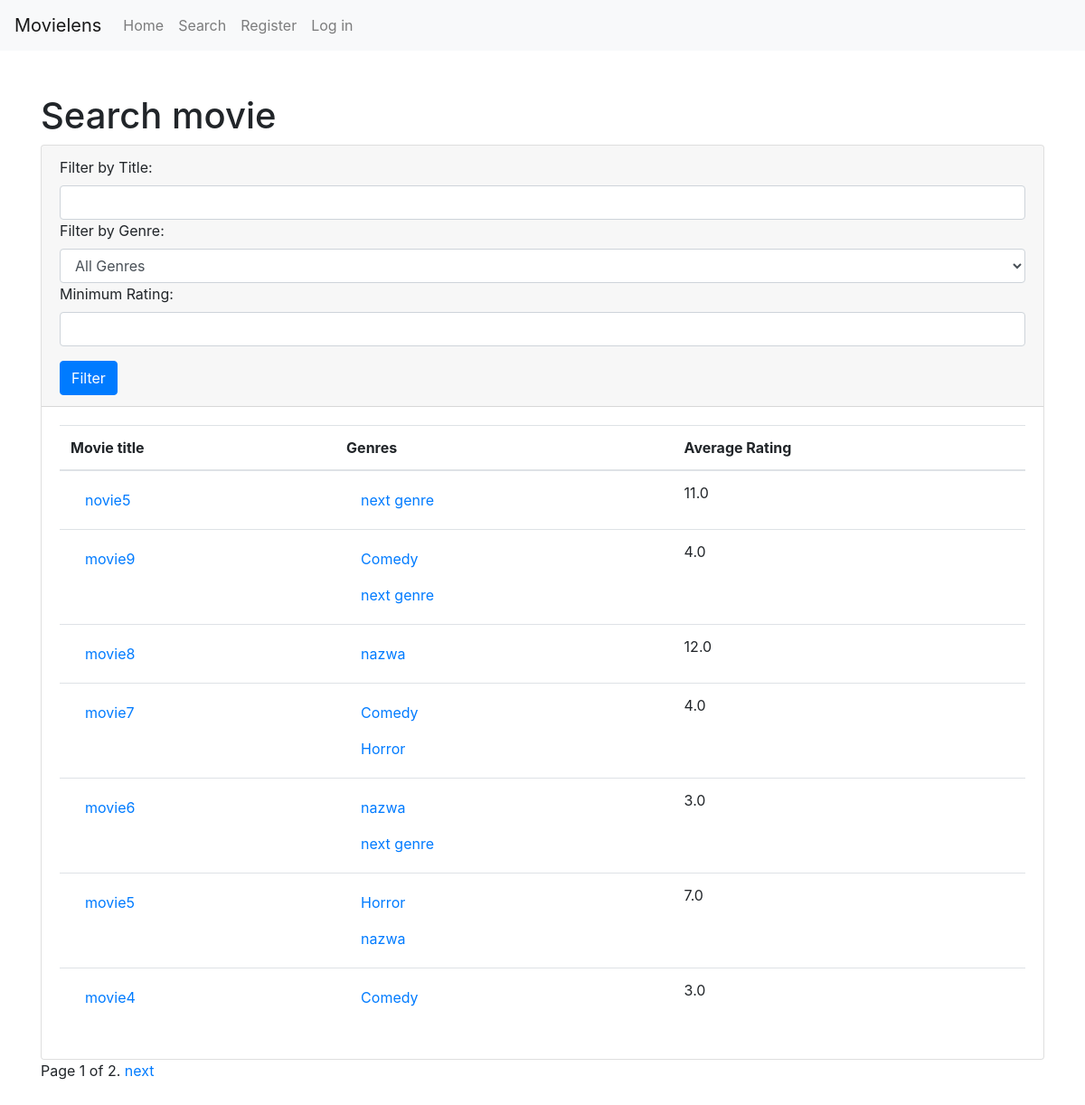
The app's page /search/ with its own data.
### userview/models.py (models this page shows, shortened)
class Movie(models.Model):
    title = models.CharField(max_length=1000)
    year = models.IntegerField(null=True)
    director = models.CharField(max_length=500, null=True)
    imdbLink= models.CharField(max_length=1000, null=True)
    description= models.CharField(max_length=1000,null=True)
    genres = models.ManyToManyField(Genre)
    image = models.ForeignKey(Image, on_delete=models.PROTECT, null=True)

class Genre(models.Model):
    name = models.CharField(max_length=300)

### userview/views.py (the view)
# urls.py: path('search/',views.SearchView.as_view(),name='search')
class SearchView(generic.ListView):
    template_name = 'userview/search.html'
    context_object_name = 'movies'
    paginate_by = 7
    def get_queryset(self):
        queryset = Movie.objects.order_by('-title').annotate(average_rating=Avg('rating__value'))
        genre_filter = self.request.GET.get('genre')
        title_filter = self.request.GET.get('title')
        rating_filter = self.request.GET.get('rating')
        if title_filter:
            queryset = queryset.filter(title__icontains=title_filter)
        if genre_filter:
            queryset = queryset.filter(genres__name__icontains=genre_filter)
        if rating_filter:
            queryset = queryset.filter(average_rating__gte=rating_filter)
        return queryset
    def get_context_data(self, **kwargs):
        context = super().get_context_data(**kwargs)
        context['genres'] = Genre.objects.order_by('-name')
        return context

### userview/templates/userview/search.html (shortened to what this page needs)
{% extends "userview/header.html" %} {% block content %}
<div class="container py-5">
  <h1>Search movie</h1>
  <div class="card">
    <div class="card-header">
    <form method="GET" action="/search">
        <div class="form-group">
          <label for="title-filter">Filter by Title:</label>
          <input
            type="text"
            name="title"
            id="title-filter"
            class="form-control"
            value="{{ request.GET.title }}"/>
          <label for="genre-filter">Filter by Genre:</label>
          <select name="genre" id="genre-filter" class="form-control">
            <option value="">All Genres</option>
          </select>
          <label for="rating-filter">Minimum Rating:</label>
          <input
            type="number"
            name="rating"
            id="rating-filter"
            class="form-control"
            value="{{ request.GET.rating }}"
            min="0"
            max="10"/>
        </div>
        <button type="submit" class="btn btn-primary">Filter</button>
      </form>
    </div>
    <div class="card-body">
      <div class="col-xs-1-12">
        {% if movies %}
        <table class="table">
          <thead>
            <tr>
              <th>Movie title</th>
              <th>Genres</th>
              <th>Average Rating</th>
            </tr>
          </thead>
          <tbody>
            {% for movie in movies %}
            <tr>
              <td scope="row">
                <a class="nav-link" href="/movie/{{movie.id}}"
                  >{{ movie.title }}</a
                >
              </td>
              <td>
                {% for genre in movie.genres.all %}
                <a class="nav-link" href="/genre/{{genre.id}}"
                  >{{ genre.name }}</a
                >
                {% endfor %}
              </td>
              <td>
                {{movie.average_rating}}
              </td>
            </tr>
            {% endfor %}
          </tbody>
        </table>
        {% else %}
        <p>No movies are available.</p>
        {% endif %}
      </div>
    </div>
  </div>
  {% if is_paginated %}
  <div class="pagination">
    <span class="page-links">
      <span class="page-current">
        Page {{ page_obj.number }} of {{ page_obj.paginator.num_pages }}.
      </span>
      {% if page_obj.has_next %}
      <a href="?{% for key, value in request.GET.items %}{% if key != 'page' %}{{ key }}={{ value }}&{% endif %}{% endfor %}page={{ page_obj.next_page_number }}">next</a>
      {% endif %}
    </span>
  </div>
  {% endif %}
</div>
{% endblock %}

### records on screen
Movie: title "novie5", average_rating "11.0"
Genre: name "next genre"
Movie: title "movie9", average_rating "4.0"
Genre: name "Comedy"
Movie: title "movie8", average_rating "12.0"
Genre: name "nazwa"
Movie: title "movie7", average_rating "4.0"
Genre: name "Horror"
Movie: title "movie6", average_rating "3.0"
Movie: title "movie5", average_rating "7.0"
Movie: title "movie4", average_rating "3.0"

### other values on screen
{{ page_obj.number }} "1"
{{ page_obj.paginator.num_pages }} "2"
